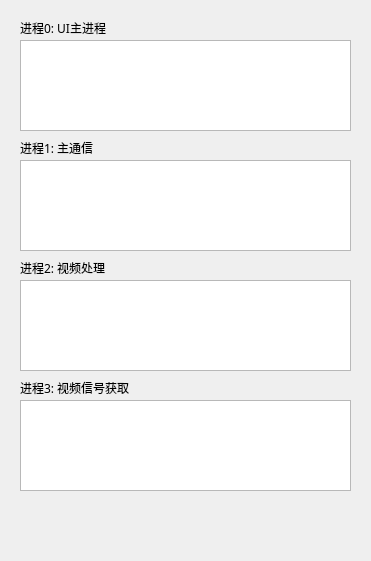
   <widget class="QFrame" name="frame_3">
    <property name="geometry">
     <rect>
      <x>910</x>
      <y>10</y>
      <width>371</width>
      <height>561</height>
     </rect>
    </property>
    <property name="styleSheet">
     <string notr="true"/>
    </property>
    <property name="frameShape">
     <enum>QFrame::Shape::NoFrame</enum>
    </property>
    <property name="frameShadow">
     <enum>QFrame::Shadow::Plain</enum>
    </property>
    <widget class="QLabel" name="label_15">
     <property name="geometry">
      <rect>
       <x>20</x>
       <y>20</y>
       <width>91</width>
       <height>16</height>
      </rect>
     </property>
     <property name="font">
      <font>
       <family>Microsoft YaHei</family>
      </font>
     </property>
     <property name="text">
      <string>进程0: UI主进程</string>
     </property>
    </widget>
    <widget class="QTextEdit" name="log_output_03">
     <property name="geometry">
      <rect>
       <x>20</x>
       <y>400</y>
       <width>331</width>
       <height>91</height>
      </rect>
     </property>
     <property name="styleSheet">
      <string notr="true"/>
     </property>
    </widget>
    <widget class="QTextEdit" name="log_output_02">
     <property name="geometry">
      <rect>
       <x>20</x>
       <y>280</y>
       <width>331</width>
       <height>91</height>
      </rect>
     </property>
     <property name="styleSheet">
      <string notr="true"/>
     </property>
    </widget>
    <widget class="QLabel" name="label_13">
     <property name="geometry">
      <rect>
       <x>20</x>
       <y>260</y>
       <width>91</width>
       <height>16</height>
      </rect>
     </property>
     <property name="font">
      <font>
       <family>Microsoft YaHei</family>
      </font>
     </property>
     <property name="text">
      <string>进程2: 视频处理</string>
     </property>
    </widget>
    <widget class="QTextEdit" name="log_output_00">
     <property name="geometry">
      <rect>
       <x>20</x>
       <y>40</y>
       <width>331</width>
       <height>91</height>
      </rect>
     </property>
     <property name="styleSheet">
      <string notr="true"/>
     </property>
    </widget>
    <widget class="QLabel" name="label_12">
     <property name="geometry">
      <rect>
       <x>20</x>
       <y>140</y>
       <width>81</width>
       <height>16</height>
      </rect>
     </property>
     <property name="font">
      <font>
       <family>Microsoft YaHei</family>
      </font>
     </property>
     <property name="text">
      <string>进程1: 主通信</string>
     </property>
    </widget>
    <widget class="QLabel" name="label_14">
     <property name="geometry">
      <rect>
       <x>20</x>
       <y>380</y>
       <width>111</width>
       <height>16</height>
      </rect>
     </property>
     <property name="font">
      <font>
       <family>Microsoft YaHei</family>
      </font>
     </property>
     <property name="text">
      <string>进程3: 视频信号获取</string>
     </property>
    </widget>
    <widget class="QTextEdit" name="log_output_01">
     <property name="geometry">
      <rect>
       <x>20</x>
       <y>160</y>
       <width>331</width>
       <height>91</height>
      </rect>
     </property>
     <property name="styleSheet">
      <string notr="true"/>
     </property>
    </widget>
   </widget>
